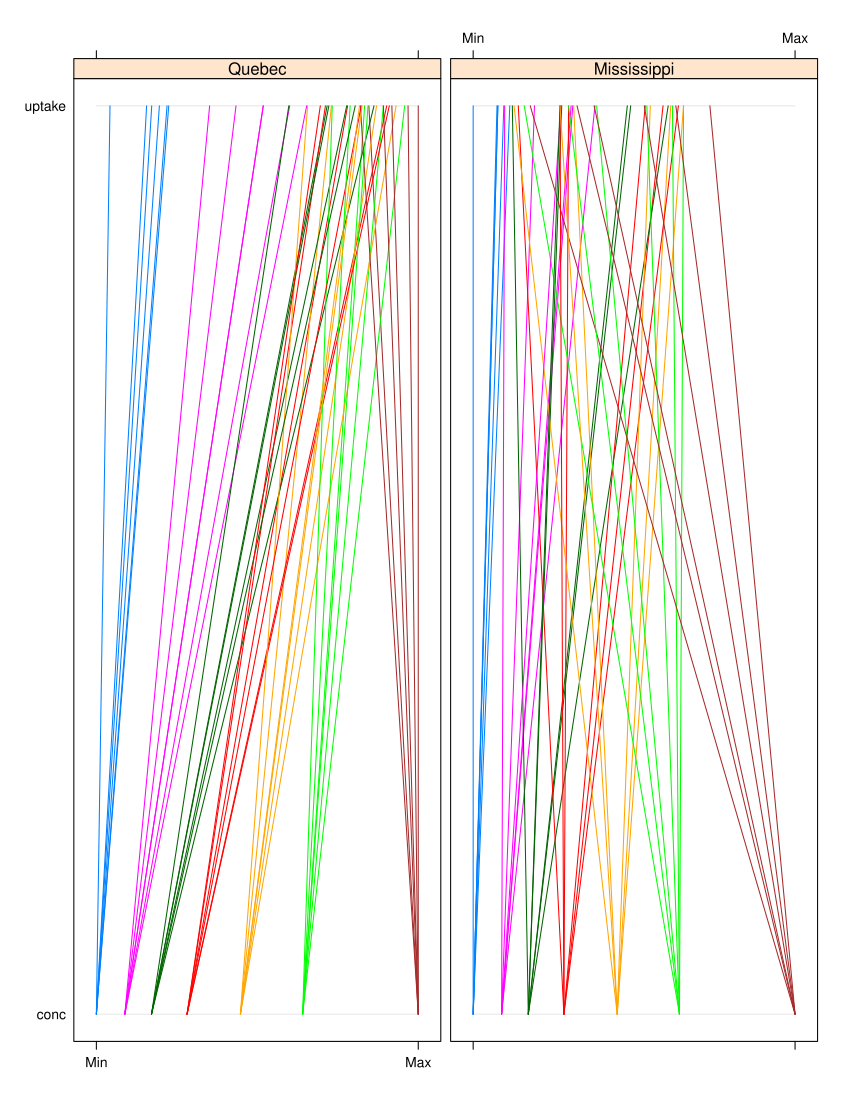

This figure's R source:
parallelplot(~CO2[4:5] | CO2$Type, CO2)
